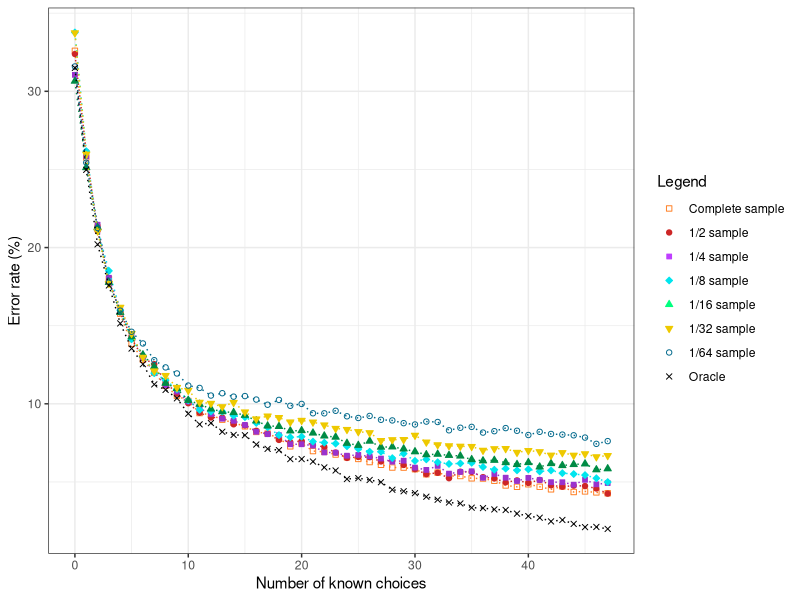
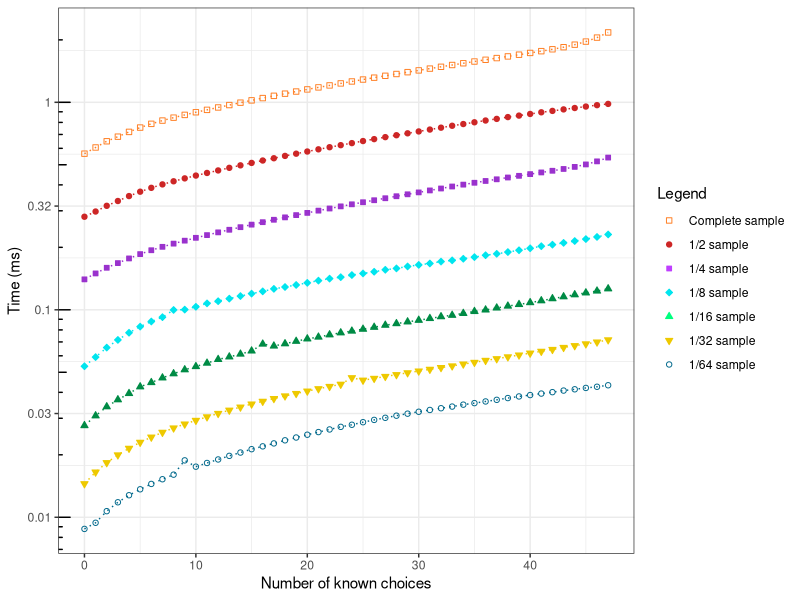

Recreate these plots in R, in order.
library(ggplot2)

#--------------------------------------------------------------------------------------------
#Parametres globaux
dataset_name = "renault_small_header"
algo_name = "v-naif"
taille_img_x = 1024/2
taille_img_y = 720/2
#fin parametres globaux
#--------------------------------------------------------------------------------------------

#--------------------------------------------------------------------------------------------
#data

oracle = c(0.68502658003544,0.7502584170112226,0.7979548139397519,0.8242395156526875,0.8485307147076196,0.8646264028352038,0.8746308328411104,0.8875886001181335,0.8910956881275842,0.8964855286473715,0.9063053750738335,0.91313496751329,0.912322799763733,0.9178972238629651,0.9199276432368576,0.9201122268163024,0.926055818074424,0.9288245717660957,0.9296736562315416,0.9353957471943296,0.9353588304784406,0.9369462492616657,0.940711754282339,0.9426683402244537,0.9481320141760189,0.9475782634376846,0.9487595983461311,0.9501624335499114,0.9549985233313645,0.9559583579444773,0.9571766095688128,0.9594654459539279,0.9613851151801536,0.9631571175428234,0.9637847017129356,0.9664796219728293,0.966738038984052,0.9675871234494979,0.9679562906083875,0.9702820437093916,0.9718694624926166,0.9729031305375074,0.9752658003544005,0.9743428824571766,0.9768532191376255,0.978920555227407,0.9788098050797401,0.9800649734199646)
courbe1 = c(0.6740992321323095,0.7423582398109864,0.7871751329001772,0.8200679267572357,0.8422917897223863,0.8615623154164206,0.871788245717661,0.8802052569403426,0.8884746012994684,0.8947873597164796,0.8981836975782634,0.9059362079149439,0.9070806261075015,0.9101447135262847,0.9121382161842883,0.9143901358535145,0.918007974010632,0.9190785587714116,0.9221426461901949,0.9272002362669817,0.925317483756645,0.9302274069698759,0.9307442409923213,0.9324424099232133,0.9342144122858831,0.9352849970466627,0.9372784997046663,0.9390135853514472,0.9407855877141169,0.9408225044300059,0.9418561724748966,0.9451048434731246,0.9440342587123449,0.9461754282339043,0.9462123449497932,0.9476890135853514,0.9478366804489072,0.9492395156526875,0.9522666863555818,0.9531157708210277,0.9514914353219137,0.9530788541051388,0.9547401063201417,0.9528573538098051,0.9564382752510336,0.9560691080921441,0.9566966922622564,0.9572504430005907)
courbe1_2 = c(0.6761492272861502,0.7387538143518063,0.7892509105226893,0.8215375529087509,0.841470617186731,0.8581553302490402,0.8706073432424452,0.8746431735407029,0.8861108376808741,0.8935426715227877,0.899645634412836,0.9057485973028842,0.9087508613052466,0.90884929619057,0.913131213702136,0.9138202578993996,0.9172654788857171,0.9192341765921843,0.923122354562457,0.9245496603996456,0.9238113987597204,0.9264199232207895,0.9276011418446698,0.9311940151589724,0.9346392361452899,0.933999409390688,0.9341470617186731,0.9369032385077272,0.9362141943104636,0.9391180234275027,0.941824982773895,0.9450241165469042,0.944138202578994,0.9476326410079732,0.9434491583817305,0.9435968107097156,0.9469435968107097,0.9477310758932966,0.9502411654690422,0.9490107294025002,0.9506349050103357,0.9487154247465301,0.9521606457328478,0.9530957771434196,0.9523575155034945,0.9526036027168029,0.9541785608819766,0.9574761295403091)
courbe1_4 = c(0.689503881201485,0.7415204184947688,0.7853526830914613,0.8193131960850489,0.8398582517718528,0.8555096186297672,0.8704438069524131,0.8797249409382383,0.8882888963887952,0.8921700978737765,0.8985403307458657,0.902969962875464,0.9065136685791427,0.9095511306108673,0.9109011137360783,0.9135167060411745,0.91790415119811,0.9194228822139723,0.9200556868039149,0.9258774890313871,0.9258774890313871,0.9267212284846439,0.9311086736415795,0.9312774215322308,0.9332180222747216,0.9327117786027674,0.93363989200135,0.9350320620992237,0.9370570367870401,0.9364242321970976,0.940811677354033,0.9422882213972326,0.939757003037462,0.9446928788390145,0.9435960175497806,0.9431741478231522,0.9473506581167735,0.9449038137023287,0.9473084711441107,0.9493756328045899,0.9474350320620992,0.9487428282146473,0.9501349983125211,0.9501771852851839,0.9517802902463719,0.9486584542693216,0.9515271684103949,0.9507256159298009)
courbe1_8 = c(0.6623223215340395,0.7383155490806,0.7882427058313974,0.8148993975666418,0.8400598495885341,0.8586840965468362,0.8691577745403001,0.8804189471197386,0.884828916801197,0.8906170020081112,0.8977438280111825,0.9038469110524865,0.9049494034728511,0.9049494034728511,0.9076268850651652,0.908532503839036,0.9122337283931173,0.9150293341733275,0.920029924794267,0.9214080403197228,0.9210142930267354,0.9241642713706343,0.9248730164980116,0.9254636374374926,0.927196125526637,0.928849864157184,0.9306611017049258,0.9306611017049258,0.9347560735519943,0.9318817183131866,0.9365279363704374,0.9355829428672678,0.9373941804150097,0.9384572981060755,0.9381423002716857,0.9377485529786983,0.9404260345710124,0.9421978973894555,0.9414497775327795,0.9425916446824428,0.9419222742843643,0.94330038980982,0.9426310194117415,0.9443635075008859,0.944954128440367,0.9456234988384454,0.947631610032681,0.9500728432492027)
courbe1_16 = c(0.6934918457552203,0.748818777625362,0.7873037646700198,0.8222450845907636,0.8414494741655235,0.8571483005639384,0.8686556927297668,0.8762002743484225,0.8868312757201646,0.8902225270538028,0.8977671086724585,0.9002819692120103,0.9032921810699589,0.9050068587105624,0.905578417924097,0.9073311995122695,0.9108748666361836,0.9141518061271148,0.9144566377076665,0.9173144337753392,0.9171239140374943,0.918686175887822,0.9205532693187014,0.9213153482700808,0.9252400548696845,0.9265736930345984,0.9238683127572016,0.9277168114616674,0.9275643956713916,0.9288599298887364,0.930650815424478,0.9325560128029264,0.9322511812223746,0.932975156226185,0.9333942996494436,0.9356805365035817,0.9364807194025301,0.9361377838744094,0.9376238378295991,0.9388050602042372,0.9375857338820301,0.9404054260021338,0.9382335009907027,0.9394909312604786,0.9388050602042372,0.9384240207285475,0.9421963115378753,0.9415485444292029)
courbe1_32= c(0.6626167172910339,0.7402407469906627,0.7894401319983501,0.8230022124723441,0.8382645216934789,0.855026812164848,0.8702516218547268,0.8789890126373421,0.8819139760752991,0.8895638804514944,0.8914388570142873,0.8990512618592268,0.8997262534218322,0.9018637267034162,0.8991637604529943,0.9052386845164435,0.9097386282671467,0.9078636517043537,0.908838639517006,0.9116511043611955,0.9106386170172873,0.9117261034237072,0.9135635804552443,0.91577605279934,0.9164510443619455,0.9178385270184123,0.9185135185810177,0.9235384557693029,0.922975962800465,0.9229009637379533,0.9201634979562755,0.9245134435819552,0.9262384220197247,0.9268759140510744,0.9271759103011212,0.9273634079574006,0.9297633779577755,0.9287508906138673,0.9286758915513557,0.9311133610829865,0.9299508756140549,0.9306633667079162,0.9329133385832677,0.93126335920801,0.9329508381145236,0.9320133498331271,0.9339258259271759,0.9331383357708029)
courbe1_64 = c(0.684102831206518,0.7456378585512854,0.787454890434912,0.8223892257896499,0.8403958480598237,0.8539008147624539,0.861378771531679,0.8720934558577328,0.8767067227203393,0.8805759142825254,0.8883142974068976,0.8898396517727594,0.894713344990513,0.8932251943896722,0.8954202165259124,0.8950481788757022,0.8972804047769635,0.9005915398638342,0.8975036273670896,0.9012612076342126,0.9000706871535399,0.9060604933219242,0.9060976970869452,0.9044607314260203,0.9079950891030172,0.9090739982886268,0.9077718665128911,0.9102273150042784,0.9106365564195097,0.9123851333754976,0.913240819970981,0.9113806317199301,0.9116410580750772,0.916961196473083,0.9153242308121582,0.9147661743368429,0.9184121433089029,0.9175192529483984,0.9155474534022843,0.9172588265932512,0.9199747014397857,0.9179284943636296,0.9193050336694073,0.9197142750846385,0.9201607202648908,0.9216116671007106,0.9256296737229808,0.9238810967669928)

tps_courbe1 = c(0.5654878922031896,0.6056752266317188,0.6490572558697578,0.6829557048139397,0.720100048471648,0.7555922484494979,0.7874808443591258,0.8166435704370939,0.8435650142498523,0.8696579058254578,0.8955631147002363,0.919717621492912,0.9444845379134672,0.9698594909184879,0.9959814455478441,1.0217668153425872,1.048007879023922,1.0745154691007088,1.1007386338230951,1.1269935481024809,1.15379970492469,1.1801322384819846,1.2061039145747194,1.2331453213600119,1.2602134606836977,1.287519607722977,1.3146178301092735,1.3419053928307738,1.3691115496898996,1.3972928465002954,1.4253422753987006,1.4536974013216184,1.4830541429415238,1.513018030936208,1.542581987263733,1.57262709757088,1.6032094773331365,1.6335512685321913,1.6641784893310692,1.6960786059878914,1.729621013511518,1.7641430136961016,1.8012120921441228,1.8432790326343769,1.8957278415534553,1.962086357981394,2.0506174140209685,2.171628945658594)
tps_courbe1_2 = c(0.2808345968107097,0.29758099734225807,0.31704678708534306,0.33442775711192047,0.3532500079732257,0.370835178117925,0.3870502393444237,0.4021283457525347,0.4162423794172655,0.4298894084555567,0.4434793162220691,0.4565573188305936,0.4694581544443351,0.48324835318436854,0.49676337420021655,0.5103439703218821,0.5241382868884733,0.5375478930997145,0.55163354503396,0.5654370049217443,0.5792095291367261,0.5934332144403976,0.6075547427404272,0.6214753595334186,0.6358101459789349,0.6505759147553893,0.6645668381730485,0.6794049004823309,0.6939867956983955,0.7088638219312925,0.7237276692095679,0.7390633556452407,0.7546170138793188,0.7708107481543459,0.7856708355153066,0.8011656859927159,0.8171161134462054,0.8318375679200709,0.8487471610394723,0.862890306870755,0.8787619320799291,0.8950724622994389,0.9090410078255734,0.9243211386947534,0.9386530792893001,0.9540084933556452,0.9689496534599862,0.9824523421596614)
tps_courbe1_4 = c(0.14020191887445158,0.14972412672966587,0.15942606226797165,0.1679318855045562,0.17679127008099899,0.1855811538558893,0.19360647738778267,0.20107591592136348,0.20834054142760716,0.21534644266790415,0.22225082247721903,0.2291073824249072,0.23607385563617955,0.24308920979581505,0.2500952691106986,0.2572607157019912,0.2643458011727978,0.27155050194060076,0.2788196390904489,0.28598636120485993,0.29316557306783664,0.3004907500843739,0.30765035158623016,0.315032580239622,0.3223247627826527,0.32985928725109687,0.33726176075767805,0.3448125234981438,0.3525440669507256,0.3603283135757678,0.3679454168916639,0.3760536131454607,0.38429870532399596,0.39293422764090447,0.40119065626054673,0.4094468032821465,0.4176392181910226,0.4256576514090449,0.434033649721566,0.4422317976712791,0.45066338107492404,0.4591145637023287,0.46770829594161323,0.47727771072392844,0.48842418866014176,0.5018879866689167,0.5192489529193385,0.5416315371245359)
tps_courbe1_8 = c(0.053427466433043275,0.05914978969957081,0.06573626625191951,0.07158441024530457,0.07751327137063432,0.08296379395204158,0.08781597424892704,0.09214573382682995,0.09980806626766942,0.10020560920581172,0.10336754754498563,0.10736239886600779,0.11000088124581643,0.11318999417254007,0.11645849253848879,0.11964559908650628,0.1226851897468205,0.12614936307437885,0.1287565516793322,0.13172934342638895,0.13484589002638106,0.13821695479781076,0.1413224382407371,0.14361235543568138,0.14704072827499312,0.14967049112099853,0.15251833897704453,0.1558966583848486,0.15828758475410482,0.1617539174705674,0.16458012855849116,0.16717171256447613,0.17074204886403907,0.1730846216876009,0.17617041717525692,0.1794411560420522,0.18320350250029532,0.1861040549671221,0.18977266338543922,0.19362236968933338,0.1978946602748356,0.20253752809386935,0.20601357404417844,0.2101507887152026,0.2144836340512659,0.2192086172382565,0.22442740744969877,0.23069396121589164)
tps_courbe1_16 = c(0.027668472527053803,0.030839467306812987,0.03409634754610578,0.03686075144795001,0.039505485025148605,0.0425466692577351,0.044606441243712845,0.04697971140070111,0.04919372831885383,0.05140883219021491,0.053290926878524617,0.05532265999847584,0.05764440824569425,0.059294685375704925,0.061156412627648225,0.06334056626276482,0.06835046463953666,0.0669268957094955,0.06863169631153787,0.07050477853985673,0.07243571418228928,0.07387521124828532,0.07577270324645634,0.07746362772443226,0.07895364384240207,0.08064965489254687,0.08239594722603262,0.08429639144185337,0.08577033790580704,0.08746858184727938,0.08905382799878067,0.09083524085505258,0.09265197557536961,0.0941135980414571,0.09609775826855663,0.09818651836610273,0.09986923308184728,0.10207412181832037,0.10422095000762079,0.10609272976680384,0.10831113397347965,0.11058466925773511,0.11314783135192806,0.11558538968907178,0.11822212387593355,0.12070644017680232,0.12317133737235178,0.12626293122237464)
tps_courbe1_32= c(0.01450656883038962,0.016510121010987363,0.01832823977200285,0.01997868856639292,0.021490435782052723,0.02297153774327821,0.02433169636629542,0.025659473694078824,0.026930285521430983,0.02812328844639442,0.02930040761990475,0.03047501192485094,0.03163215521055987,0.03281560625492182,0.033959109086136426,0.035130623579705256,0.03620082101473732,0.03733213004837439,0.03843811287358908,0.03948656031799602,0.04055332388345146,0.041623350695616304,0.042682884876439044,0.04374221997225035,0.047047448831889604,0.04576266647916901,0.04668892447594405,0.047713445531930854,0.0486742635842052,0.04969947661904226,0.05067177766527919,0.05163551078111524,0.05264931930850864,0.05363549229384633,0.05475039730753366,0.05578529365882926,0.057008708366145425,0.058072982600217496,0.05930193805077436,0.06050771466606667,0.06180679960250497,0.06306442858214273,0.06438441144485695,0.06583400749990626,0.06713862226722166,0.0684876154798065,0.06990497472531593,0.07163782476469044)
tps_courbe1_64 = c(0.008787639383905652,0.009405948993638157,0.010700844785892333,0.011809421927899104,0.012769791398489527,0.013640146024777708,0.014477809963168272,0.015249943152647048,0.016047272926820195,0.01880185765839503,0.017530373414189514,0.018265443878120464,0.01899279177052718,0.019766577067599243,0.020509081959894343,0.021287140109379068,0.02196660664459243,0.02269824986048588,0.02348999125711522,0.024230745042598312,0.024996333643364708,0.02573714375534804,0.02649990568845567,0.02727625778488783,0.02791270895494624,0.028715905167602963,0.029461960564009078,0.030156622195766213,0.03087441582648164,0.031574271066631944,0.03225282380296886,0.03289744611034637,0.03353552167119313,0.034156924625172065,0.03489688868633506,0.03549352334536255,0.036153432382157076,0.036812903270210945,0.03754456237211206,0.038223242531344175,0.03881494691022731,0.03946130622418989,0.04008697205997247,0.04079771955801927,0.04137845407195208,0.04200955857732803,0.04255842732244503,0.04327484437665092)

#--------------------------------------------------------------------------------------------
#parametres graphes
# -- manuels
x_pas_erreur = 4
y_pas_erreur = 3
x_legend_erreur = 0
y_legend_erreur = 50
y_padding_erreur = 1

x_pas_time = 4
y_pas_time = 3
x_legend_time = 0
y_legend_time = 0.013
y_padding_time = 0.01

# -- auto calcul

#MAJ VERS ERROR
oracle = 100-100*oracle
courbe1 = 100-100*courbe1
courbe1_2 = 100-100*courbe1_2
courbe1_4 = 100-100*courbe1_4
courbe1_8 = 100-100*courbe1_8
courbe1_16 = 100-100*courbe1_16
courbe1_32 = 100-100*courbe1_32
courbe1_64 = 100-100*courbe1_64

nb_val = length(oracle)

min_val_erreur = 30000
min_val_erreur = min(min_val_erreur,100-100*oracle)
min_val_erreur = min(min_val_erreur,100-100*courbe1)
min_val_erreur = min(min_val_erreur,100-100*courbe1_2)
min_val_erreur = min(min_val_erreur,100-100*courbe1_4)
min_val_erreur = min(min_val_erreur,100-100*courbe1_8)
min_val_erreur = min(min_val_erreur,100-100*courbe1_16)
min_val_erreur = min(min_val_erreur,100-100*courbe1_32)
min_val_erreur = min(min_val_erreur,100-100*courbe1_64)
min_val_erreur = ceiling(min_val_erreur)

max_val_erreur = 0
max_val_erreur = max(max_val_erreur,100-100*oracle)
max_val_erreur = max(max_val_erreur,100-100*courbe1)
max_val_erreur = max(max_val_erreur,100-100*courbe1_2)
max_val_erreur = max(max_val_erreur,100-100*courbe1_4)
max_val_erreur = max(max_val_erreur,100-100*courbe1_8)
max_val_erreur = max(max_val_erreur,100-100*courbe1_16)
max_val_erreur = max(max_val_erreur,100-100*courbe1_32)
max_val_erreur = max(max_val_erreur,100-100*courbe1_64)
max_val_erreur = floor(max_val_erreur)

size = 0:(nb_val-1)
x_lim_erreur = c(0,(nb_val-1))
if(min_val_erreur-y_padding_erreur <= 0){
  min_val_erreur = min_val_erreur+y_padding_erreur+0.00001
}
y_lim_erreur = c((min_val_erreur-y_padding_erreur),(max_val_erreur+y_padding_erreur))
x_axp_erreur = c(0, (nb_val-1), x_pas_erreur)
y_axp_erreur = c((min_val_erreur-y_padding_erreur),(max_val_erreur+y_padding_erreur),y_pas_erreur)

min_val_time = 30000
min_val_time = min(min_val_erreur,100-100*tps_courbe1)
min_val_time = min(min_val_erreur,100-100*tps_courbe1_2)
min_val_time = min(min_val_erreur,100-100*tps_courbe1_4)
min_val_time = min(min_val_erreur,100-100*tps_courbe1_8)
min_val_time = min(min_val_erreur,100-100*tps_courbe1_16)
min_val_time = min(min_val_erreur,100-100*tps_courbe1_32)
min_val_time = min(min_val_erreur,100-100*tps_courbe1_64)
min_val_time = ceiling(min_val_erreur)

max_val_time = 0
max_val_time = max(max_val_time,tps_courbe1)
max_val_time = max(max_val_time,tps_courbe1_2)
max_val_time = max(max_val_time,tps_courbe1_4)
max_val_time = max(max_val_time,tps_courbe1_8)
max_val_time = max(max_val_time,tps_courbe1_16)
max_val_time = max(max_val_time,tps_courbe1_32)
max_val_time = max(max_val_time,tps_courbe1_64)
max_val_time = floor(max_val_time)

x_lim_time = c(0,(nb_val-1))
if(min_val_time-y_padding_time <= 0){
  min_val_time = min_val_time+y_padding_time+0.00001
}

png(file=paste("Taux_erreur_sur_",dataset_name,"_",algo_name,".png",sep=""), bg="white", width=taille_img_x, height=taille_img_y, pointsize = 12)
(ggplot(NULL, aes(size)) + #scale_y_log10(breaks = round(seq(0, 100, by = 5),1)) + annotation_logticks(sides="l") +
  ylab("Error rate (%)") + xlab("Number of known choices") + theme_bw() #+ theme(legend.position="bottom")
+geom_line(aes(y=courbe1, colour="Complete sample"), colour="chocolate1", linetype="dotted") + geom_point(aes(y=courbe1, shape="Complete sample"), colour="chocolate1", fill="chocolate1") 
+geom_line(aes(y=courbe1_2, colour="1/2 sample"), colour="firebrick3", linetype="dotted") + geom_point(aes(y=courbe1_2, shape="1/2 sample"), colour="firebrick3", fill="firebrick3") 
+geom_line(aes(y=courbe1_4, colour="1/4 sample"), colour="darkorchid3", linetype="dotted") + geom_point(aes(y=courbe1_4, shape="1/4 sample"), colour="darkorchid3", fill="darkorchid3") 
+geom_line(aes(y=courbe1_8, colour="1/8 sample"), colour="turquoise2", linetype="dotted") + geom_point(aes(y=courbe1_8, shape="1/8 sample"), colour="turquoise2", fill="turquoise2") 
+geom_line(aes(y=courbe1_16, colour="1/16 sample"), colour="springgreen4", linetype="dotted") + geom_point(aes(y=courbe1_16, shape="1/16 sample"), colour="springgreen4", fill="springgreen4") 
+geom_line(aes(y=courbe1_32, colour="1/32 sample"), colour="gold2", linetype="dotted") + geom_point(aes(y=courbe1_32, shape="1/32 sample"), colour="gold2", fill="gold2") 
+geom_line(aes(y=courbe1_64, colour="1/64 sample"), colour="deepskyblue4", linetype="dotted") + geom_point(aes(y=courbe1_64, shape="1/64 sample"), colour="deepskyblue4", fill="deepskyblue4") 
+geom_line(aes(y=oracle, colour="Oracle"), colour="black", linetype="dotted") + geom_point(aes(y=oracle, shape="Oracle"), colour="black", fill="black") 
+ scale_colour_manual(name = 'Legend', guide = 'legend',
                      limits = c(NULL
                                ,'Complete sample' #courbe1
                                ,'1/2 sample' #1_2
                                ,'1/4 sample' #1_4
                                ,'1/8 sample' #1_8
                                ,'1/16 sample' #1_16
                                ,'1/32 sample' #1_32
                                ,'1/64 sample' #1_64
                                ,'Oracle' #oracleVrai
                      ),
                      values =c(NULL
                                ,'Complete sample'='chocolate1' #courbe1
                                ,'1/2 sample'='firebrick3' #1_2
                                ,'1/4 sample'='darkorchid1' #1_4
                                ,'1/8 sample'='turquoise2' #1_8
                                ,'1/16 sample'='springgreen' #1_16
                                ,'1/32 sample'='gold2' #1_32
                                ,'1/64 sample'='deepskyblue4' #1_64
                                ,'Oracle'='black' #oracleVrai
                      ))
                      
+ scale_shape_manual(name = 'Legend', guide = 'legend',
                      limits = c(NULL
                                ,'Complete sample' #courbe1
                                ,'1/2 sample' #1_2
                                ,'1/4 sample' #1_4
                                ,'1/8 sample' #1_8
                                ,'1/16 sample' #1_16
                                ,'1/32 sample' #1_32
                                ,'1/64 sample' #1_64
                                ,'Oracle' #oracleVrai
                      ),
                      values =c(NULL
                                ,'Complete sample'=0 #courbe1
                                ,'1/2 sample'=21 #1_2
                                ,'1/4 sample'=22 #1_4
                                ,'1/8 sample'=23 #1_8
                                ,'1/16 sample'=24 #1_16
                                ,'1/32 sample'=25 #1_32
                                ,'1/64 sample'=1 #1_64
                                ,'Oracle'=4 #oracleVrai
                      ))
                      
                          + guides(shape = guide_legend(override.aes = list(colour = c(NULL
                                ,'Complete sample'='chocolate1' #courbe1
                                ,'1/2 sample'='firebrick3' #1_2
                                ,'1/4 sample'='darkorchid1' #1_4
                                ,'1/8 sample'='turquoise2' #1_8
                                ,'1/16 sample'='springgreen' #1_16
                                ,'1/32 sample'='gold2' #1_32
                                ,'1/64 sample'='deepskyblue4' #1_64
                                ,'Oracle'='black' #oracleVrai
                                  ),
                                  fill = c(NULL
                                ,'Complete sample'='chocolate1' #courbe1
                                ,'1/2 sample'='firebrick3' #1_2
                                ,'1/4 sample'='darkorchid1' #1_4
                                ,'1/8 sample'='turquoise2' #1_8
                                ,'1/16 sample'='springgreen' #1_16
                                ,'1/32 sample'='gold2' #1_32
                                ,'1/64 sample'='deepskyblue4' #1_64
                                ,'Oracle'='black' #oracleVrai
                                  ))))
                      )

dev.off()

png(file=paste("Temps_sur_",dataset_name,"_",algo_name,".png",sep=""), bg="white", width=taille_img_x, height=taille_img_y, pointsize = 12)
(ggplot(NULL, aes(size))
+ scale_y_log10(
  breaks = scales::trans_breaks("log10", function(x) 10^x),
  labels = scales::trans_format("log10", function(x) round(10^x,2)))
+ annotation_logticks(sides="l")
+ theme_bw() +
  ylab("Time (ms)") + xlab("Number of known choices") #+ theme(legend.position="bottom")
+geom_line(aes(y=tps_courbe1, colour="Complete sample"), colour="chocolate1", linetype="dotted") + geom_point(aes(y=tps_courbe1, shape="Complete sample"), colour="chocolate1", fill="chocolate1") 
+geom_line(aes(y=tps_courbe1_2, colour="1/2 sample"), colour="firebrick3", linetype="dotted") + geom_point(aes(y=tps_courbe1_2, shape="1/2 sample"), colour="firebrick3", fill="firebrick3") 
+geom_line(aes(y=tps_courbe1_4, colour="1/4 sample"), colour="darkorchid3", linetype="dotted") + geom_point(aes(y=tps_courbe1_4, shape="1/4 sample"), colour="darkorchid3", fill="darkorchid3") 
+geom_line(aes(y=tps_courbe1_8, colour="1/8 sample"), colour="turquoise2", linetype="dotted") + geom_point(aes(y=tps_courbe1_8, shape="1/8 sample"), colour="turquoise2", fill="turquoise2") 
+geom_line(aes(y=tps_courbe1_16, colour="1/16 sample"), colour="springgreen4", linetype="dotted") + geom_point(aes(y=tps_courbe1_16, shape="1/16 sample"), colour="springgreen4", fill="springgreen4") 
+geom_line(aes(y=tps_courbe1_32, colour="1/32 sample"), colour="gold2", linetype="dotted") + geom_point(aes(y=tps_courbe1_32, shape="1/32 sample"), colour="gold2", fill="gold2") 
+geom_line(aes(y=tps_courbe1_64, colour="1/64 sample"), colour="deepskyblue4", linetype="dotted") + geom_point(aes(y=tps_courbe1_64, shape="1/64 sample"), colour="deepskyblue4", fill="deepskyblue4") 
+ scale_colour_manual(name = 'Legend', guide = 'legend',
                      limits = c(NULL
                                ,'Complete sample' #courbe1
                                ,'1/2 sample' #1_2
                                ,'1/4 sample' #1_4
                                ,'1/8 sample' #1_8
                                ,'1/16 sample' #1_16
                                ,'1/32 sample' #1_32
                                ,'1/64 sample' #1_64
                      ),
                      values =c(NULL
                                ,'Complete sample'='chocolate1' #courbe1
                                ,'1/2 sample'='firebrick3' #1_2
                                ,'1/4 sample'='darkorchid1' #1_4
                                ,'1/8 sample'='turquoise2' #1_8
                                ,'1/16 sample'='springgreen' #1_16
                                ,'1/32 sample'='gold2' #1_32
                                ,'1/64 sample'='deepskyblue4' #1_64
                      ))
                      
+ scale_shape_manual(name = 'Legend', guide = 'legend',
                      limits = c(NULL
                                ,'Complete sample' #courbe1
                                ,'1/2 sample' #1_2
                                ,'1/4 sample' #1_4
                                ,'1/8 sample' #1_8
                                ,'1/16 sample' #1_16
                                ,'1/32 sample' #1_32
                                ,'1/64 sample' #1_64
                      ),
                      values =c(NULL
                                ,'Complete sample'=0 #courbe1
                                ,'1/2 sample'=21 #1_2
                                ,'1/4 sample'=22 #1_4
                                ,'1/8 sample'=23 #1_8
                                ,'1/16 sample'=24 #1_16
                                ,'1/32 sample'=25 #1_32
                                ,'1/64 sample'=1 #1_64
                      ))
                      
                          + guides(shape = guide_legend(override.aes = list(colour = c(NULL
                                ,'Complete sample'='chocolate1' #courbe1
                                ,'1/2 sample'='firebrick3' #1_2
                                ,'1/4 sample'='darkorchid1' #1_4
                                ,'1/8 sample'='turquoise2' #1_8
                                ,'1/16 sample'='springgreen' #1_16
                                ,'1/32 sample'='gold2' #1_32
                                ,'1/64 sample'='deepskyblue4' #1_64
                                  ),
                                  fill = c(NULL
                                ,'Complete sample'='chocolate1' #courbe1
                                ,'1/2 sample'='firebrick3' #1_2
                                ,'1/4 sample'='darkorchid1' #1_4
                                ,'1/8 sample'='turquoise2' #1_8
                                ,'1/16 sample'='springgreen' #1_16
                                ,'1/32 sample'='gold2' #1_32
                                ,'1/64 sample'='deepskyblue4' #1_64
                                  ))))
                      )

dev.off()
